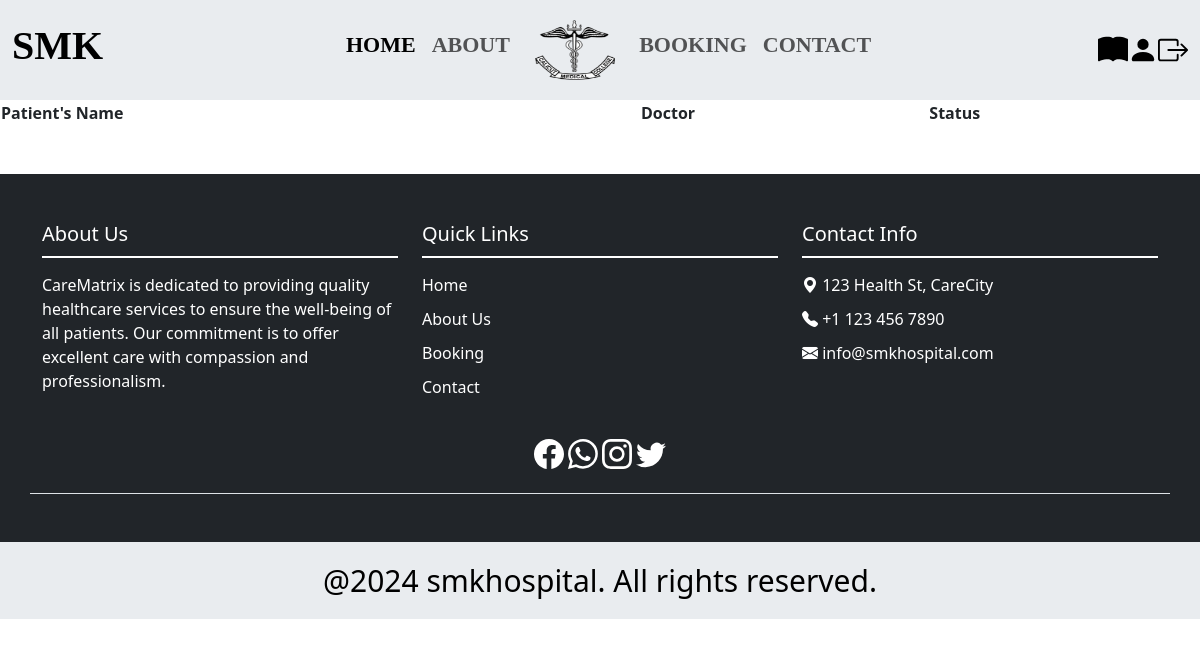
The app's page /view_payment (signed in), older data.
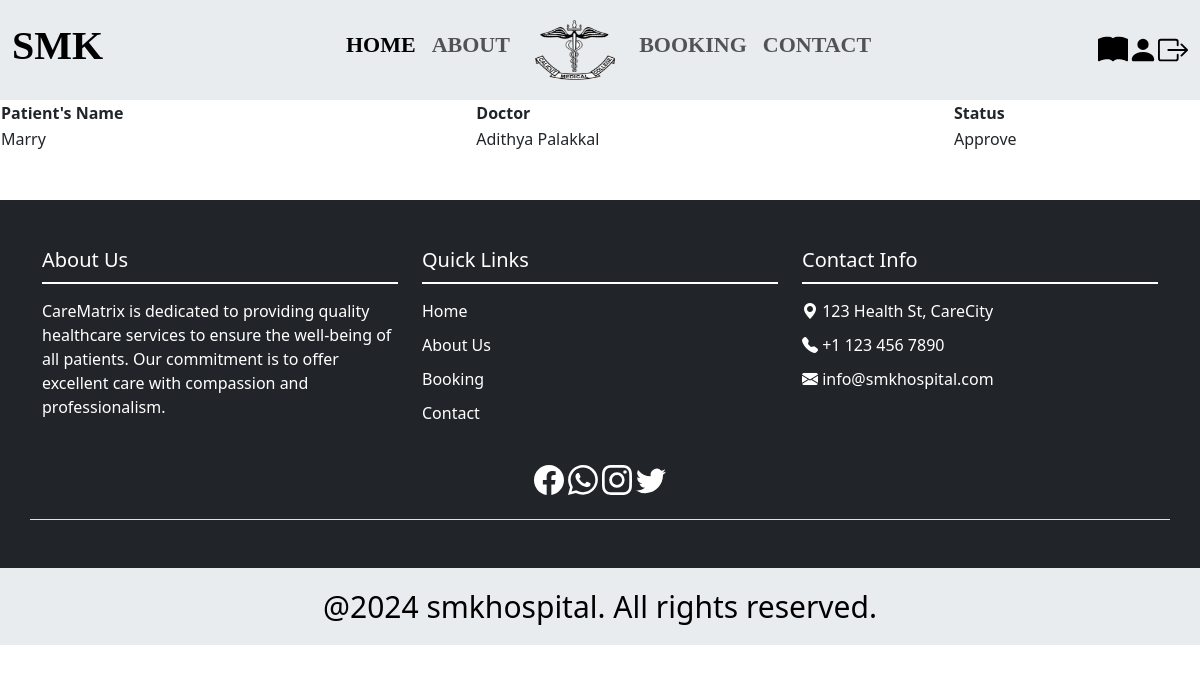
The same page, newer data.
### app/models.py (models this page shows, shortened)
class Booking(models.Model):
    user=models.ForeignKey(CustomUser, on_delete=models.CASCADE)
    p_name = models.CharField(max_length=200)
    p_phone=models.CharField(max_length=10)
    p_email=models.EmailField()
    name=models.ForeignKey(Doctors, on_delete=models.CASCADE)
    booking_date=models.DateField()
    booked_on=models.DateField(auto_now=True)
    STATUS_CHOICES = [
         ('Pending','Pending'),
         ('Approve','Approve'),
         ('Reject','Reject')
    ]
    status = models.CharField(null=True,blank=True,max_length=100,choices=STATUS_CHOICES,default='pending')

class Doctors(models.Model):
    doc = models.ForeignKey(CustomUser,on_delete=models.CASCADE)
    name=models.CharField(max_length=100)
    speciality=models.CharField(max_length=100)
    department=models.CharField(max_length=100)
    image=models.FileField()

### app/views.py (the view)
# urls.py: path('view_payment',views.view_payment,name='view_payment'),
def view_payment(request):
    data = CustomUser.objects.get(id=request.user.id)
    book = Booking.objects.filter(user=data.id)
    return render(request,'users/view_payment.html',{'data':book})

### template/users/view_payment.html (shortened to what this page needs)
{% extends 'users/base.html' %}
{% block content %}
<table style="width: 100%;">
    <tr>
        <th>Patient's Name</th>
        <th>Doctor</th>
        <th>Status</th>
    </tr>
    {% for i in data%}
    <tr>
        <td>{{ i.p_name }}</td>
        <td>{{ i.name.name }}</td>
        <td>{{ i.status }}</td>
    </tr>
    {% endfor %}
</table>
{% endblock %}

Row changes from the older to the newer data that the page shows:
added Booking: p_name "Marry", name.name "Adithya Palakkal", status "Approve"
